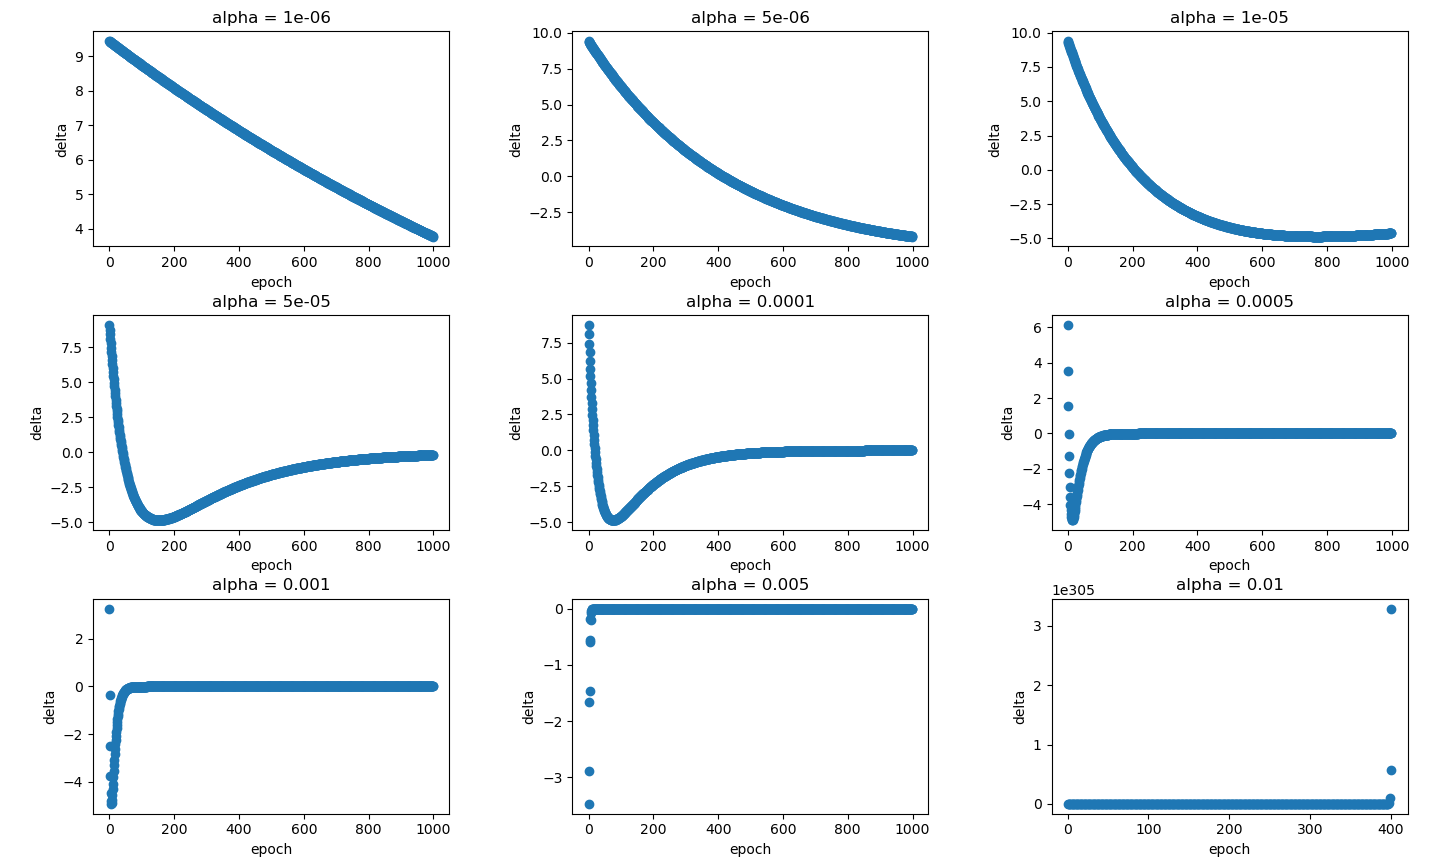

This chart was generated by the following Python code:
import numpy as np
import pandas as pd
from sklearn.preprocessing import StandardScaler
import matplotlib.pyplot as plt

features = pd.read_csv('features.csv')

scaler = StandardScaler()
features = scaler.fit_transform(features)

target = pd.read_csv('target.csv')

target = target - target.mean()

X_train = pd.DataFrame(features[:features.shape[0]//2]).to_numpy()
X_test = pd.DataFrame(features[features.shape[0]//2:]).to_numpy()
Y_train = pd.DataFrame(target[:target.shape[0]//2]).to_numpy()
Y_test = pd.DataFrame(target[target.shape[0]//2:]).to_numpy()
Y_train = np.reshape(Y_train, -1)
Y_test = np.reshape(Y_test, -1)

X_train_transpose = X_train.transpose()

fig, axes = plt.subplots(nrows=3, ncols=3, figsize=(10,10))
fig.tight_layout() 

phi = 0.5
n = X_train.shape[0]
p = X_train.shape[1]

betahat = np.linalg.inv(X_train_transpose @ X_train + phi * np.eye(p)) @ X_train_transpose @ Y_train

def loss_func(beta):
    return (1/n) * (np.linalg.norm(Y_train - X_train @ beta, ord=2) ** 2) + (np.linalg.norm(beta, ord=2)**2)

def gradient(beta):
    return ((X_train_transpose @ X_train @ beta) - (X_train_transpose @ Y_train) + (phi * beta))

def MSE_train(beta):
    return (1/n) * (np.linalg.norm(Y_train - X_train @ beta, ord=2) ** 2)

def MSE_test(beta):
    return (1/n) * (np.linalg.norm(Y_test - X_test @ beta, ord=2) ** 2)

r_plot = 0
c_plot = 0

for alpha in [0.000001, 0.000005, 0.00001, 0.00005, 0.0001, 0.0005, 0.001, 0.005, 0.01]:
    indexes = np.arange(1000)
    deltas = np.full(1000, -1.0)

    start = np.ones(p)
    beta_k = start
    gradient_beta = gradient(beta_k)

    for i in range(1000):
        beta_k = beta_k - alpha * gradient_beta
        
        delta_k = loss_func(beta_k) - loss_func(betahat)

        deltas[i] = delta_k

        gradient_beta = gradient(beta_k)

    if alpha == 0.0005:
        print(MSE_train(beta_k))
        print(MSE_test(beta_k))

    axes[r_plot, c_plot].scatter(indexes, deltas)
    axes[r_plot, c_plot].set_title(f'alpha = {alpha}')
    axes[r_plot, c_plot].set_xlabel('epoch')
    axes[r_plot, c_plot].set_ylabel('delta')

    if c_plot >= 2:
        r_plot += 1
        c_plot = 0
    else:
        c_plot += 1

plt.show()
    
    


    

    
